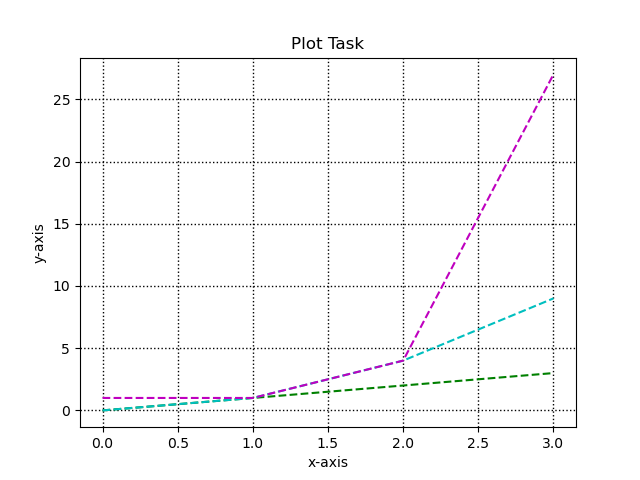

The script that drew this image:
# Write a program that displays a plot of the functions
# f(x)=x, g(x)=x2 and h(x)=x3 in the range [0, 4] on the one set of axes.
 
# As range [0,4] is ambiguous (ie range will only run to 3, and as [] determines a list with 4 included,
# I have decided to use 3 as the upper limit of the scale)

# Reference: 
# https://www.w3schools.com/python/matplotlib_pyplot.asp
    # Retrieved 27/03/21 @ 17.49

# Author Katie O'Brien 

import matplotlib.pyplot as plt # import Matplotlib pyplot function
import numpy as np # import NumPy 
 
# function 1 
# f (x) = x
xpoints = np.array ([0,1,2,3]) # setting range as above
ypoints = xpoints # as f(x) = x; y is also equal to x

plt.plot (xpoints, ypoints,ls = "--", color = "g")
 # plotting result with linestyle as dashed, and colour as green


# function 2
# g(x) = x2
xpoints = np.array([0,1, 2, 3 ]) # setting range as above
ypoints = xpoints * xpoints # as per function x = x2; y therefore is x squared

plt.plot (xpoints, ypoints, ls = "--", color = "c")
# plotting result with linestyle as dashed, and colour as cyan"

# function 3
# h(x) = x3
xpoints = np.array ([0,1,2,3]) # setting range as above
ypoints = xpoints ** xpoints # as per function x = x3; y therefore is x cubed

plt.plot (xpoints, ypoints,ls = "--", color = "m")
# plotting result with linestyle as dashed and colour as magenta

plt.xlabel ("x-axis") # labelling x axis
plt.ylabel ("y-axis") # labelling y axis
plt.title ("Plot Task") # labelling title
plt. grid ("both",lw = "1", ls = ":", color = "k") 
# setting grid-lines for ease of viewing




plt.show() # shows the plot with variables as set above 
